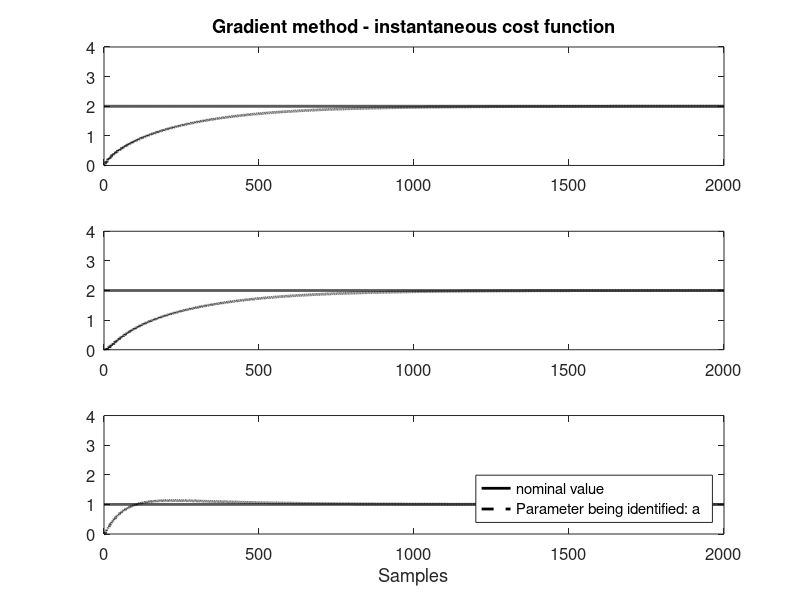

Write MATLAB code to recreate this figure.
close all
clear all

%%%%%%%%%%%%%%%%%%%%%%%%%%%
% simulation data - second order system - three unknown parameters
% y/u = b0 / (s^2+a1s+a0)
%%%%%%%%%%%%%%%%%%%%%%%%%%%
pkg load control;
b0 = 2;
a1 = 2;
a0 = 1;
num = [0 0 b0];
den = [1 a1 a0];
ftx = tf(num,den);

N = 2000;
dt = 0.1;
T = 0:dt:N;
% input
%u = ones(1,N/dt+1);
u = 0.5*sin(T) + 1.2*cos(2*T);
%u = 0.1*cos((pi/7)*T) + 0.05*sin((pi/5)*T);
[Y,T] = lsim(ftx,u,T);

%%%%%%%%%%%%%%%%%%%%%%%%%%%%%%%%%%%%%%%%%%
% gradient method J instantaneous
%%%%%%%%%%%%%%%%%%%%%%%%%%%%%%%%%%%%%%%%%%

Erro(1)     = 0;
theta(:,1)  = [0;0;0];
gamma_1 = 1;
gamma_2 = 1;
gamma_3 = .5;
Gamma = [gamma_1 0 0 ;
         0 gamma_2 0;
         0 0 gamma_3];
alpha = 1;

%Filtros
f_z = tf([1 0 0], [1 2 1]);
z = lsim(f_z, Y, T);

f_phi_1 = tf([0 0 1],[1 2 1]);
f_phi_2 = tf([0 1 0], [1 2 1]);
f_phi_3 = f_phi_1;

phi_1 = lsim(f_phi_1,u,T);
phi_2 = lsim(f_phi_2,-Y,T);
phi_3 = lsim(f_phi_3,-Y,T);

for k = 1:N/dt
    Phi(:,k)   = [phi_1(k); phi_2(k); phi_3(k)];
    m2          = 1 + alpha*Phi(:,k)'*Phi(:,k);
    erro(k+1)   = (z(k) - theta(:,k)'*Phi(:,k))/m2;
    theta(:,k+1) = theta(:,k) + Gamma*dt*erro(k+1)*Phi(:,k);
end

subplot(3,1,1);
b0_plot = b0*ones(1, length(theta(1,:)));
plot(T, b0_plot, 'k-', 'LineWidth', 2, T, theta(1,:), 'k--', 'LineWidth', 2);
title('Gradient method - instantaneous cost function');
set(gca, "fontsize", 12);
axis([0, length(T)*dt, 0, 4]);
subplot(3,1,2);
a1_plot = a1*ones(1, length(theta(2,:)));
plot(T, a1_plot, 'k-', 'LineWidth', 2, T, theta(2,:), 'k--', 'LineWidth', 2);
set(gca, "fontsize", 12);
axis([0, length(T)*dt, 0, 4]);
subplot(3,1,3);
a0_plot = a0*ones(1, length(theta(3,:)));
plot(T, a0_plot, 'k-', 'LineWidth', 2, T, theta(3,:), 'k--', 'LineWidth', 2);
set(gca, "fontsize", 12);
axis([0, length(T)*dt, 0, 4]);
legend('nominal value', 'Parameter being identified: a', "location", "southeast");
xlabel('Samples');
%ylabel('Estimating a...');
%subplot(2,1,2);
%plot(T, erro, 'k-', 'LineWidth', 2);
%set(gca, "fontsize", 12);
%xlabel('Samples');
%ylabel('Estimation error');
